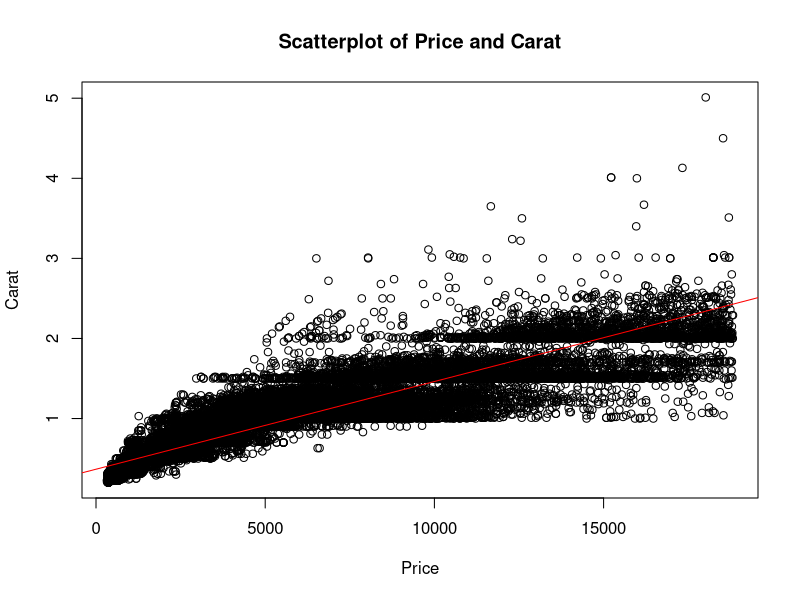
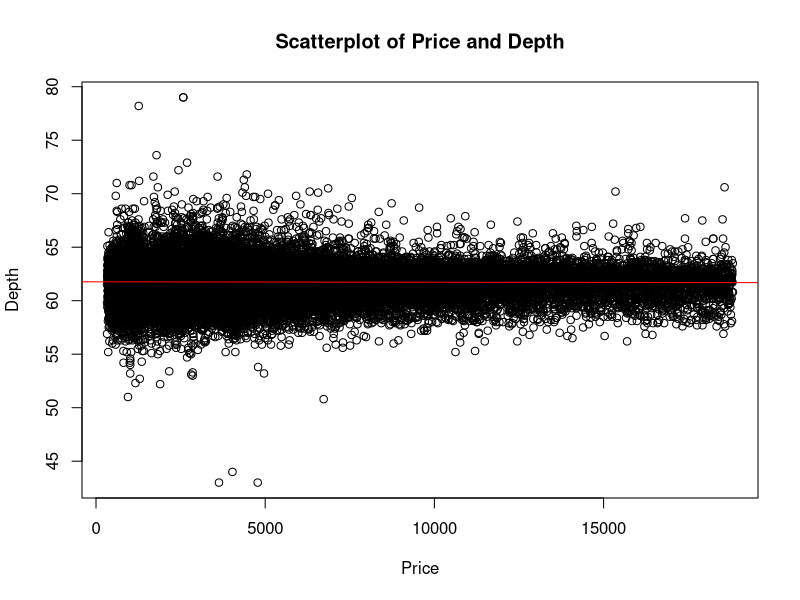
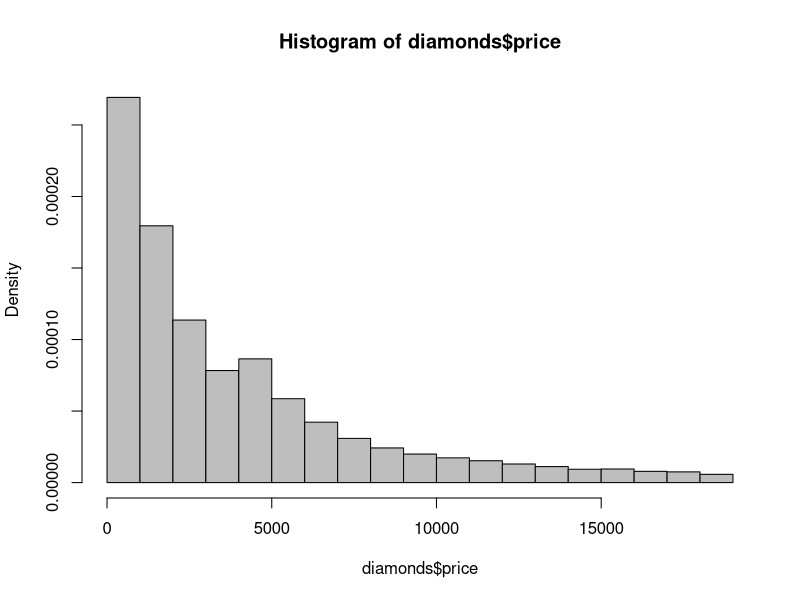

Generate these figures, in order, with R: (Note: this script raises an error after producing the figures.)
## ---- chunk 1
knitr::opts_chunk$set(echo = TRUE)
## ---- chunk 2
install.packages("dplyr")
install.packages("ggplot2")
library(ggplot2)
library(datasets)
diamonds 
## ---- chunk 3
library("Hmisc")
attach(diamonds)
plot(price, carat, main="Scatterplot of Price and Carat", 
  	xlab="Price", ylab="Carat") +
abline(lm(carat~price), col="red")
  
## ---- chunk 4
attach(diamonds)
plot(price, depth, main="Scatterplot of Price and Depth", 
  	xlab="Price", ylab="Depth") +
  abline(lm(depth~price), col="red")
## ---- chunk 5
hist(diamonds$price, col='grey', freq=FALSE)
lines(price_dense)
## ---- chunk 6
qqnorm(diamonds$price)
qqline(diamonds$price)

## ---- chunk 7
cor.test(carat, price, method = "pearson")
## ---- chunk 8
cor.test(depth, price, method = "pearson")
## ---- chunk 9
library(plyr)
diamonds$color <- revalue(diamonds$color,
               c("D"="1", "E"="2", "F"="3", "G"="4", "H"="5", "I"="6", "J"="7"))
as.numeric(diamonds$color)
cor.test(color, price, method = "spearman")
